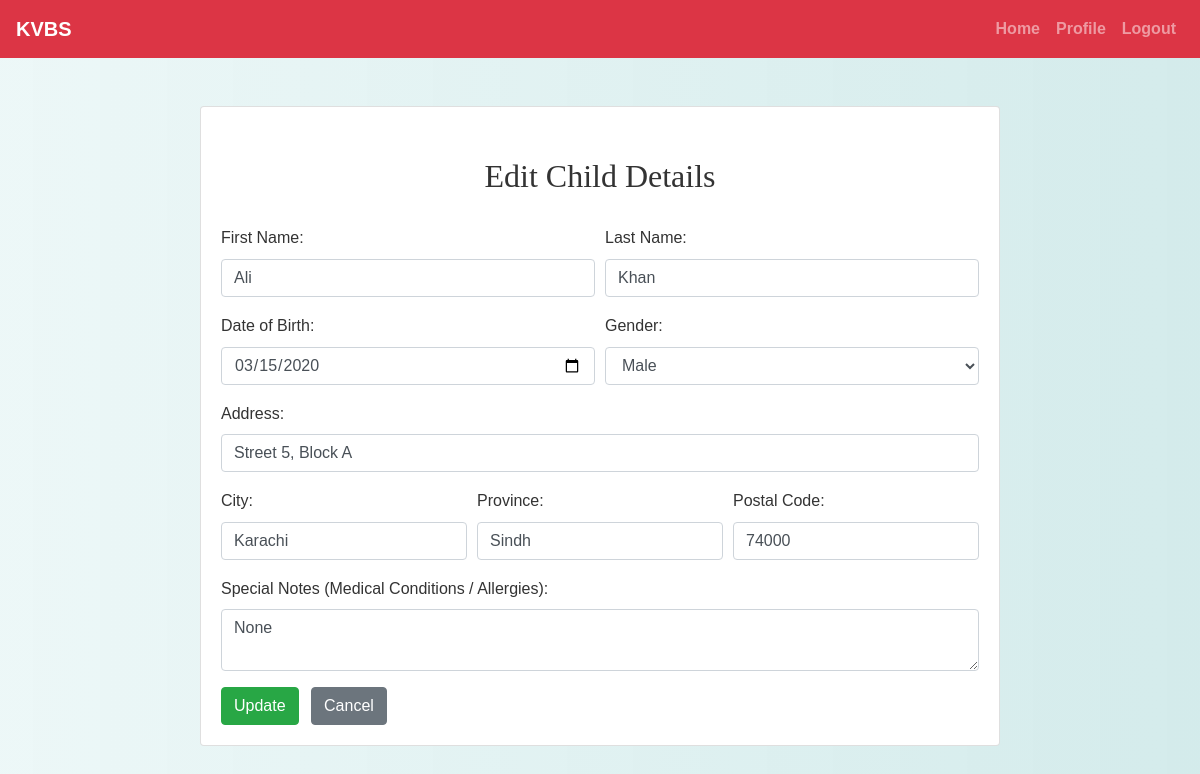
The app's page /parent/edit_child.php?id=2 (signed in) with its own data.
### tables this page shows
CREATE TABLE `children` (
  `child_id` int(11) NOT NULL,
  `parent_id` int(11) NOT NULL,
  `first_name` varchar(100) NOT NULL,
  `last_name` varchar(100) NOT NULL,
  `date_of_birth` date NOT NULL,
  `gender` enum('Male','Female','Other') NOT NULL,
  `address` varchar(255) NOT NULL,
  `city` varchar(100) NOT NULL,
  `province` varchar(100) NOT NULL,
  `postal_code` varchar(20) NOT NULL,
  `special_notes` text DEFAULT NULL,
  `created_at` timestamp NOT NULL DEFAULT current_timestamp(),
  `updated_at` timestamp NOT NULL DEFAULT current_timestamp() ON UPDATE current_timestamp()
);

### parent/edit_child.php (the view, shortened to what this page needs)
<?php
include('config.php');
$parent_id = $_SESSION["id"];
$child_id = intval($_GET['id']);
$stmt = mysqli_prepare($conn, "SELECT * FROM children WHERE child_id = ? AND parent_id = ?");
mysqli_stmt_bind_param($stmt, "ii", $child_id, $parent_id);
mysqli_stmt_execute($stmt);
$result = mysqli_stmt_get_result($stmt);
$child = mysqli_fetch_assoc($result);
?>
<!DOCTYPE html>
<html>
<head>
    <link rel="stylesheet" href="https://maxcdn.bootstrapcdn.com/bootstrap/4.5.2/css/bootstrap.min.css">
    <link rel="stylesheet" href="../css/style.css">
</head>
<body>
<?php include('navbar.php'); ?>
<div class="container mt-5 mb-5">
    <div class="card mx-auto" style="max-width: 800px;">
        <div class="card-body">
            <h2>Edit Child Details</h2>
            <form method="post">
                <div class="form-row">
                    <div class="form-group col-md-6">
                        <label>First Name:</label>
                        <input type="text" name="first_name" value="<?= htmlspecialchars($child['first_name']) ?>" class="form-control" required>
                    </div>
                    <div class="form-group col-md-6">
                        <label>Last Name:</label>
                        <input type="text" name="last_name" value="<?= htmlspecialchars($child['last_name']) ?>" class="form-control" required>
                    </div>
                </div>
                <div class="form-row">
                    <div class="form-group col-md-6">
                        <label>Date of Birth:</label>
                        <input type="date" name="date_of_birth" value="<?= htmlspecialchars($child['date_of_birth']) ?>" class="form-control" required>
                    </div>
                    <div class="form-group col-md-6">
                        <label>Gender:</label>
                        <select name="gender" class="form-control" required>
                            <option value="Male" <?= $child['gender'] === 'Male' ? 'selected' : '' ?>>Male</option>
                        </select>
                    </div>
                </div>
                <div class="form-group">
                    <label>Address:</label>
                    <input type="text" name="address" value="<?= htmlspecialchars($child['address']) ?>" class="form-control" required>
                </div>
                <div class="form-row">
                    <div class="form-group col-md-4">
                        <label>City:</label>
                        <input type="text" name="city" value="<?= htmlspecialchars($child['city']) ?>" class="form-control" required>
                    </div>
                    <div class="form-group col-md-4">
                        <label>Province:</label>
                        <input type="text" name="province" value="<?= htmlspecialchars($child['province']) ?>" class="form-control" required>
                    </div>
                    <div class="form-group col-md-4">
                        <label>Postal Code:</label>
                        <input type="text" name="postal_code" value="<?= htmlspecialchars($child['postal_code']) ?>" class="form-control" required>
                    </div>
                </div>
                <div class="form-group">
                    <label>Special Notes (Medical Conditions / Allergies):</label>
                    <textarea name="special_notes" class="form-control"><?= htmlspecialchars($child['special_notes']) ?></textarea>
                </div>
                <button type="submit" class="btn btn-success">Update</button>
                <a href="view_children.php" class="btn btn-secondary ml-2">Cancel</a>
            </form>
        </div>
    </div>
</div>
</body>
</html>

### css/style.css (style rules this page uses)
body { background: linear-gradient(90deg, rgba(233, 246, 246, 0.831), rgba(207, 233, 233, 0.9)); font-family: 'Arial', sans-serif; color: #333; line-height: 1.6; }
h1, h2, h3, h4 { text-align: center; margin-top: 30px; margin-bottom: 30px; font-family: 'Georgia', serif; }
.container { margin-bottom: 40px; }
a { color: #006666; text-decoration: none; font-weight: bold; }

### records on screen
children: first_name "Ali", last_name "Khan", date_of_birth "03/15/2020", gender "Male", address "Street 5, Block A", city "Karachi", province "Sindh", postal_code "74000", special_notes "None"
